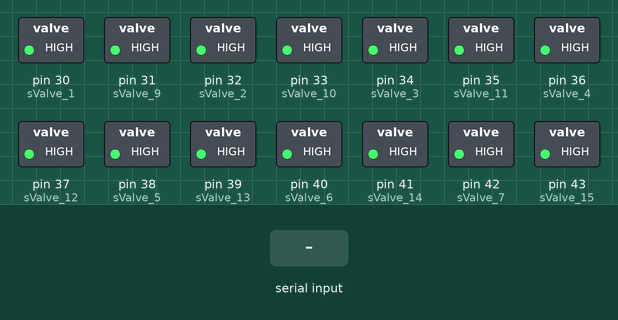
Simulated run of this sketch. Board: Arduino Mega 2560, built with avr-gcc and run on an emulated ATmega2560. Shown: switched loads named in the sketch (green lamp = pin HIGH). The test bench sets the inputs (shaded band). What the sketch prints to the serial monitor is not drawn.

Above: at 1.2 s.
1.3 s: "1\n" received over Serial
At 2.2 s:
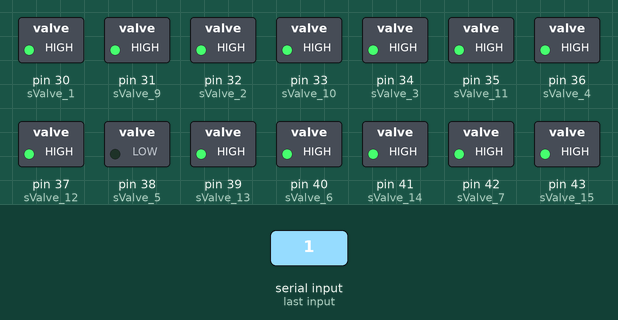
2.8 s: byte 2 (2) received over Serial
At 3.3 s:
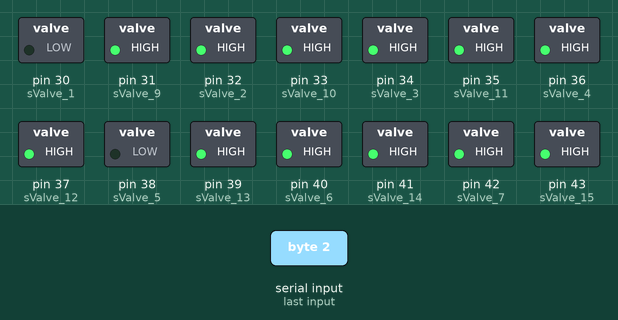
4.3 s: byte 4 (4) received over Serial
At 5.5 s:
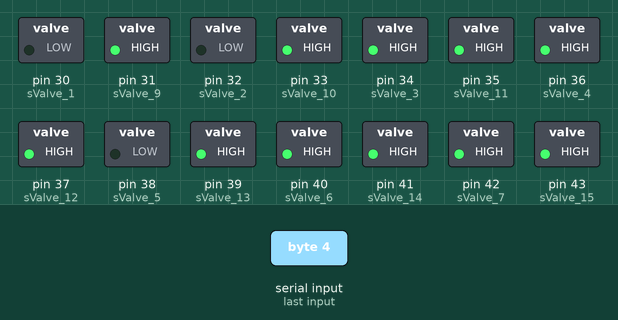
5.8 s: byte 1 (1) received over Serial
At 6.7 s:
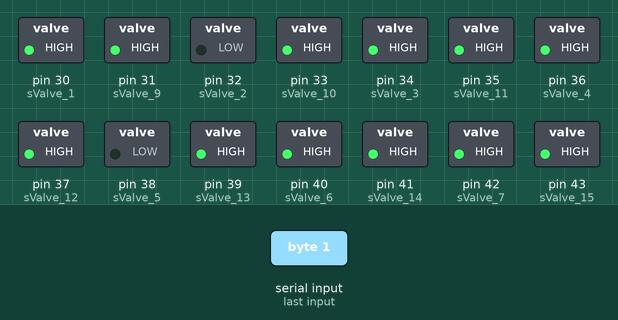
7.3 s: byte 6 (6) received over Serial
At 7.8 s:
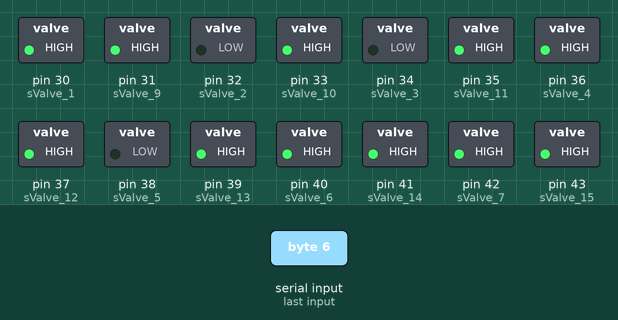
8.8 s: byte 3 (3) received over Serial
At 10.2 s:
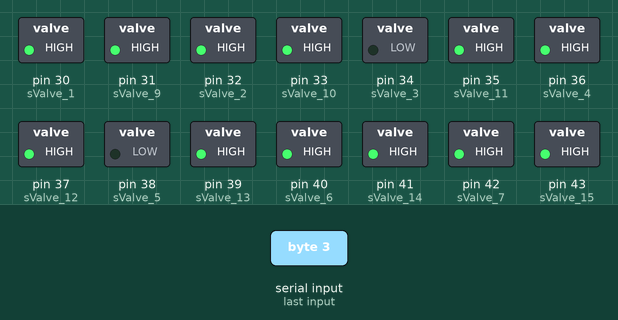
Timing chart, 0 to 11.3 s (numbered marks = the images above; inputs shaded):
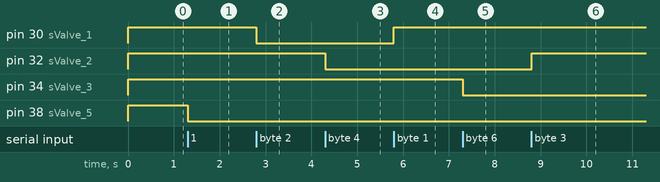

Measured:
- after the input at 1.3 s, pin 38 (sValve_5): HIGH → LOW at once
- after the input at 2.8 s, pin 30 (sValve_1): HIGH → LOW at once
- after the input at 4.3 s, pin 32 (sValve_2): HIGH → LOW at once
- after the input at 5.8 s, pin 30 (sValve_1): LOW → HIGH at once
- after the input at 7.3 s, pin 34 (sValve_3): HIGH → LOW at once
- after the input at 8.8 s, pin 32 (sValve_2): LOW → HIGH at once

The sketch:

HapticAuraArduino.ino
```cpp
int sValve_1  = 30;
int sValve_2  = 32;
int sValve_3  = 34;
int sValve_4  = 36;
int sValve_5  = 38;
int sValve_6  = 40;
int sValve_7  = 42;
int sValve_8  = 44;
int sValve_9  = 31;
int sValve_10 = 33;
int sValve_11 = 35;
int sValve_12 = 37;
int sValve_13 = 39;
int sValve_14 = 41;
int sValve_15 = 43;
int sValve_16 = 45;
int sValve_17 = 48;
int sValve_18 = 50;
int delayMill = 1000;

void setup() {

  pinMode(sValve_1, OUTPUT);
  pinMode(sValve_2, OUTPUT);
  pinMode(sValve_3, OUTPUT);
  pinMode(sValve_4, OUTPUT);
  pinMode(sValve_5, OUTPUT);
  pinMode(sValve_6, OUTPUT);
  pinMode(sValve_7, OUTPUT);
  pinMode(sValve_8, OUTPUT);
  pinMode(sValve_9, OUTPUT);
  pinMode(sValve_10, OUTPUT);
  pinMode(sValve_11, OUTPUT);
  pinMode(sValve_12, OUTPUT);
  pinMode(sValve_13, OUTPUT);
  pinMode(sValve_14, OUTPUT);
  pinMode(sValve_15, OUTPUT);
  pinMode(sValve_16, OUTPUT);
  pinMode(sValve_17, OUTPUT);
  pinMode(sValve_18, OUTPUT);

  digitalWrite(sValve_1, HIGH);
  digitalWrite(sValve_2, HIGH);
  digitalWrite(sValve_3, HIGH);
  digitalWrite(sValve_4, HIGH);
  digitalWrite(sValve_5, HIGH);
  digitalWrite(sValve_6, HIGH);
  digitalWrite(sValve_7, HIGH);
  digitalWrite(sValve_8, HIGH);
  digitalWrite(sValve_9, HIGH);
  digitalWrite(sValve_10, HIGH);
  digitalWrite(sValve_11, HIGH);
  digitalWrite(sValve_12, HIGH);
  digitalWrite(sValve_13, HIGH);
  digitalWrite(sValve_14, HIGH);
  digitalWrite(sValve_15, HIGH);
  digitalWrite(sValve_16, HIGH);
  digitalWrite(sValve_17, HIGH);
  digitalWrite(sValve_18, HIGH);


  Serial.begin(9600);
}

void loop() {

    Serial.println("2");

  if (Serial.available()) {
    int currentRead = Serial.read();

    if(currentRead == 1) {
      digitalWrite(sValve_1, HIGH);
    }

    if(currentRead == 2) {
      digitalWrite(sValve_1, LOW);
    }
    if(currentRead == 3) {
      digitalWrite(sValve_2, HIGH);
    }

    if(currentRead == 4) {
      digitalWrite(sValve_2, LOW);
    }
    if(currentRead == 5) {
      digitalWrite(sValve_3, HIGH);
    }

    if(currentRead == 6) {
      digitalWrite(sValve_3, LOW);
    }
    if(currentRead == 7) {
      digitalWrite(sValve_4, HIGH);
    }

    if(currentRead == 8) {
      digitalWrite(sValve_4, LOW);
    }
    if(currentRead == 9) {
      digitalWrite(sValve_5, HIGH);
    }

    if(currentRead == 10) {
      digitalWrite(sValve_5, LOW);
    }
    if(currentRead == 11) {
      digitalWrite(sValve_6, HIGH);
    }

    if(currentRead == 12) {
      digitalWrite(sValve_6, LOW);
    }
    if(currentRead == 13) {
      digitalWrite(sValve_7, HIGH);
    }

    if(currentRead == 14) {
      digitalWrite(sValve_7, LOW);
    }
    if(currentRead == 15) {
      digitalWrite(sValve_8, HIGH);
    }

    if(currentRead == 16) {
      digitalWrite(sValve_8, LOW);
    }
    if(currentRead == 17) {
      digitalWrite(sValve_9, HIGH);
    }

    if(currentRead == 18) {
      digitalWrite(sValve_9, LOW);
    }
    if(currentRead == 19) {
      digitalWrite(sValve_10, HIGH);
    }

    if(currentRead == 20) {
      digitalWrite(sValve_10, LOW);
    }
    if(currentRead == 21) {
      digitalWrite(sValve_11, HIGH);
    }

    if(currentRead == 22) {
      digitalWrite(sValve_11, LOW);
    }
    if(currentRead == 23) {
      digitalWrite(sValve_12, HIGH);
    }

    if(currentRead == 24) {
      digitalWrite(sValve_12, LOW);
    }
    if(currentRead == 25) {
      digitalWrite(sValve_13, HIGH);
    }

    if(currentRead == 26) {
      digitalWrite(sValve_13, LOW);
    }
    if(currentRead == 27) {
      digitalWrite(sValve_14, HIGH);
    }

    if(currentRead == 28) {
      digitalWrite(sValve_14, LOW);
    }
    if(currentRead == 29) {
      digitalWrite(sValve_15, HIGH);
    }

    if(currentRead == 30) {
      digitalWrite(sValve_15, LOW);
    }
    if(currentRead == 31) {
      digitalWrite(sValve_16, HIGH);
    }

    if(currentRead == 32) {
      digitalWrite(sValve_16, LOW);
    }
    if(currentRead == 33) {
      digitalWrite(sValve_17, HIGH);
    }

    if(currentRead == 34) {
      digitalWrite(sValve_17, LOW);
    }
    if(currentRead == 35) {
      digitalWrite(sValve_18, HIGH);
    }

    if(currentRead == 36) {
      digitalWrite(sValve_18, LOW);
    }
  }
}
```
